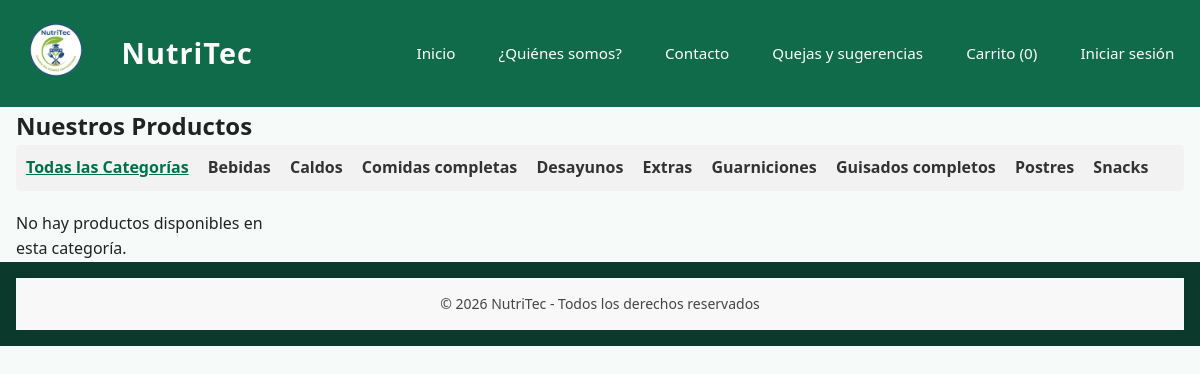
The page / on the database its author committed.
### tables this page shows
CREATE TABLE categorias (
    id INT AUTO_INCREMENT PRIMARY KEY,
    nombre VARCHAR(100) NOT NULL UNIQUE
);

### index.php (the view, shortened to what this page needs)
<?php
require_once 'db/conexion.php';
$sql_categorias = "SELECT id, nombre FROM categorias ORDER BY nombre";
$result_categorias = $conexion->query($sql_categorias);
$categorias = [];
if ($result_categorias && $result_categorias->num_rows > 0) {
    while($row = $result_categorias->fetch_assoc()) {
        $categorias[] = $row;
    }
}
$categoria_seleccionada_id = null;
$filtro_sql = "";
$sql = "SELECT p.*, c.nombre AS nombre_categoria
        FROM productos p
        LEFT JOIN categorias c ON p.categoria_id = c.id
        " . $filtro_sql . "
        ORDER BY p.creado_en DESC";
$stmt = $conexion->prepare($sql);
$stmt->execute();
$resultado = $stmt->get_result();
?>
<!DOCTYPE html>
<html lang="es">
<head>
    <link rel="stylesheet" href="css/estilos.css">
</head>
<body>
    <?php include 'includes/header.php'; ?>
    <main class="container">
        <h2>Nuestros Productos</h2>
        <div class="categorias-nav">
            <a href="index.php" class="<?php echo is_null($categoria_seleccionada_id) ? 'active' : ''; ?>">Todas las Categorías</a>
            <?php foreach ($categorias as $cat): ?>
                <a href="index.php?categoria_id=<?php echo $cat['id']; ?>"
                   class="<?php echo ($categoria_seleccionada_id == $cat['id']) ? 'active' : ''; ?>">
                    <?php echo htmlspecialchars($cat['nombre']); ?>
                </a>
            <?php endforeach; ?>
        </div>
        <section class="contenedor-productos">
            <?php if ($resultado->num_rows === 0): ?>
                <p>No hay productos disponibles en esta categoría.</p>
            <?php endif; ?>
        </section>
    </main>
    <footer>
        <?php include 'includes/footer.php'; ?>
    </footer>
</body>
</html>

### includes/header.php (shortened to what this page needs)
<?php
$cantidadProductos = 0;
?>
<header class="site-header">
  <div class="site-logo">
    <a href="/NUTRITEC/index.php" class="site-logo-link" aria-label="NutriTec">
      <div class="logo-container" aria-hidden="false" style="width:80px;height:80px;overflow:hidden;border-radius:6px;flex:0 0 40px;">
        <img src="img/nutriteclogo.png" alt="NutriTec" class="site-logo-img" style="width:100%;height:100%;display:block;object-fit:contain;">
      </div>
    </a>
    <span class="site-title">NutriTec</span>
  </div>
  <nav class="main-nav">
    <a href="index.php">Inicio</a>
    <a href="quienes_somos.php">¿Quiénes somos?</a>
    <a href="contacto.php">Contacto</a>
    <a href="quejas.php">Quejas y sugerencias</a>
    <a href="carrito.php">Carrito (<?php echo $cantidadProductos; ?>)</a>
    <?php if (isset($_SESSION['usuario'])): ?>
      <a href="logout.php">Cerrar sesión</a>
    <?php else: ?>
      <a href="login.php">Iniciar sesión</a>
    <?php endif; ?>
  </nav>
</header>

### includes/footer.php
<footer style="
    background-color: #f8f8f8;
    text-align: center;
    padding: 15px 0;
    width: 100%;
    bottom: 0;
    left: 0;
    position: relative;
    box-shadow: 0 -2px 5px rgba(0, 0, 0, 0.1);
    font-family: 'Segoe UI', Tahoma, Geneva, Verdana, sans-serif;
    color: #444;
    font-size: 14px;
">
    <p>&copy; <?php echo date("Y"); ?> NutriTec - Todos los derechos reservados</p>
</footer>

### css/estilos.css (style rules this page uses)
* { margin: 0; padding: 0; box-sizing: border-box; font-family: 'Segoe UI', sans-serif; }
:root { --primary: #0f6b4a; --primary-dark: #0b4f38; --accent: #ffffff; --logo-size: 30px; --title-size: 10rem; --muted: #6b6b6b; --card: #ffffff; --bg: #f6fbf9; }
* { box-sizing:border-box;margin:0;padding:0 }
html,body { height:100%;font-family: 'Segoe UI', Tahoma, Geneva, Verdana, sans-serif;line-height:1.6;background:var(--bg);color:#222 }
.container { width:100%;max-width:1200px;margin:0 auto;padding:0 1rem }
main { padding:2rem 0 }
.site-header { display:flex;align-items:center;justify-content:space-between;gap:1rem;padding:.6rem 1rem;background:var(--primary);color:var(--accent) }
.site-logo { display:flex;align-items:center;gap:.6rem }
.site-logo-link img.site-logo-img { width:100%;height:100%;object-fit:contain;display:block }
.logo-container { width:var(--logo-size);height:var(--logo-size);flex:0 0 var(--logo-size);overflow:hidden;border-radius:6px;display:inline-block }
.logo-container img { width:100% !important;height:100% !important;object-fit:contain !important;display:block }
.site-title { color:var(--accent);font-weight:800;font-size:var(--title-size);margin-left:.4rem }
.main-nav { display:flex;gap:.75rem;align-items:center }
.main-nav a { color:var(--accent);text-decoration:none;padding:.35rem .6rem;border-radius:4px;font-weight:600 }
.contenedor-productos { display:grid;grid-template-columns:repeat(auto-fill,minmax(240px,1fr));gap:1.25rem }
footer { background:#0b3a2c;color:var(--accent);padding:1rem;text-align:center }
.site-title { color: #ffffff; font-weight: 700; font-size: 1.8rem; text-decoration: none; margin-left: 1rem; letter-spacing: 1px; }
.main-nav { display: flex; gap: 1.5rem; align-items: center; }
.main-nav a { color: #ffffff; text-decoration: none; font-weight: 500; font-size: 0.95rem; transition: opacity 0.2s; }

### index.php (style rules this page uses)
.categorias-nav { margin-bottom: 20px; padding: 10px; background-color: #f2f2f2; border-radius: 5px; }
.categorias-nav a { margin-right: 15px; text-decoration: none; color: #333; font-weight: bold; }
.categorias-nav a:hover, .categorias-nav a.active { color: #00704A; }
.categorias-nav a.active { text-decoration: underline; }
.contenedor-productos { display: grid; grid-template-columns: repeat(auto-fill, minmax(250px, 1fr)); gap: 20px; }

### rows shown on the page
categorias: nombre "Bebidas"
categorias: nombre "Caldos"
categorias: nombre "Comidas completas"
categorias: nombre "Desayunos"
categorias: nombre "Extras"
categorias: nombre "Guarniciones"
categorias: nombre "Guisados completos"
categorias: nombre "Postres"
categorias: nombre "Snacks"

### other values the page prints
$cantidadProductos "0"
